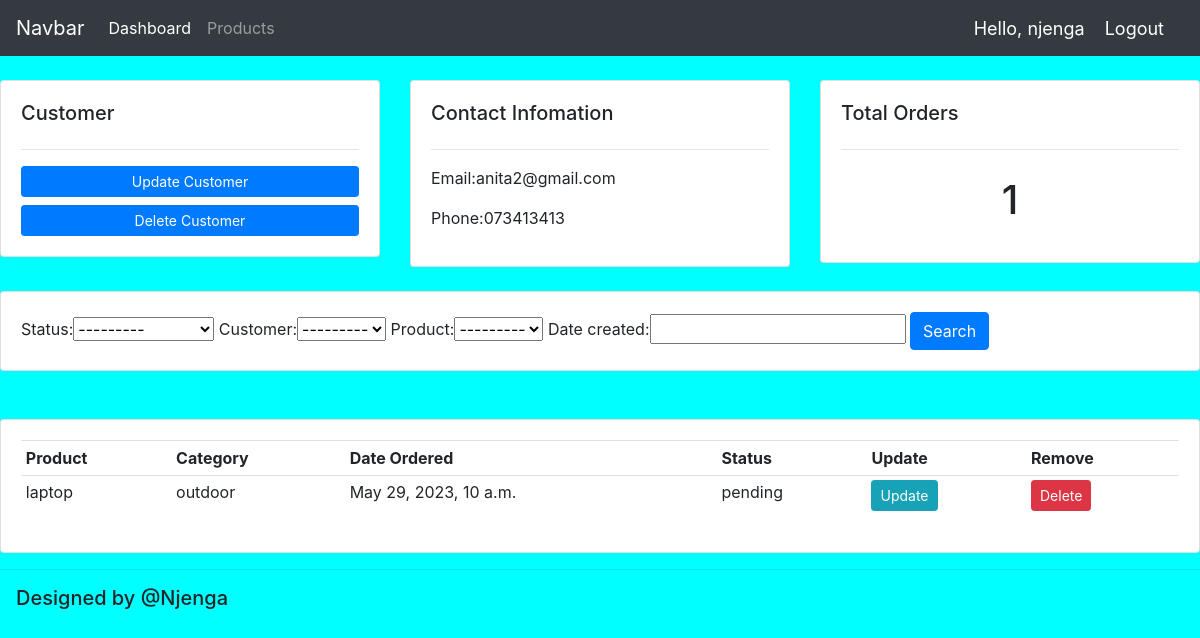
The page /customer/3/ (signed in) on the database its author committed.
### accounts/models.py (models this page shows, shortened)
class Customer(models.Model):
    name = models.CharField(max_length=200, null=True)
    phone = models.CharField(max_length=200, null=True)
    email = models.CharField(max_length=200, null=True)
    date_created = models.DateTimeField(auto_now_add=True)
    def __str__(self):
        return self.name

class Order(models.Model):
    STATUS = (
        ('pending', 'Pending'),
        ('out_for_delivery', 'Out for Delivery'),
        ('delivered', 'Delivered'),
    )
    status = models.CharField(max_length=200, null=True, choices=STATUS)
    customer = models.ForeignKey(Customer, on_delete=models.SET_NULL, null=True)
    product = models.ForeignKey(Product, on_delete=models.SET_NULL, null=True)
    date_created = models.DateTimeField(auto_now_add=True)

class Product(models.Model):
    CATEGORY = (
        ('indoor', 'Indoor'),
        ('outdoor', 'Outdoor'),
    )
    name = models.CharField(max_length=200, null=True)
    price = models.CharField(max_length=200, null=True)
    category = models.CharField(max_length=200, null=True, choices=CATEGORY)
    date_created = models.DateTimeField(auto_now_add=True)
    tags = models.ManyToManyField(Tag)
    def __str__(self):
        return self.name

### accounts/views.py (the view)
# urls.py: path('customer/<str:pk>/', views.customer, name='customer'),
@login_required(login_url='login')
def customer(request, pk):
    customer = Customer.objects.get(id=pk)
    orders = customer.order_set.all()
    order_count = orders.count()
    myfilter = OrderFilter()
    context = {
        'customer': customer,
        'orders': orders,
        'order_count': order_count,
        'myfilter': myfilter
    }
    return render(request, 'accounts/customer.html', context)

### accounts/templates/accounts/customer.html
{% extends 'accounts/main.html' %}
   {%block content%}
    <br>
    <div class="row">
        <div class="col">
            <div class="card card-body">
                <h5>Customer</h5>
                <hr>
                <a class="btn btn-primary btn-sm btn-block" href="">Update Customer</a>
                <a class="btn btn-primary btn-sm btn-block" href="">Delete Customer</a>
            </div>
        </div>
        <div class="col">
            <div class="card card-body">
                <h5>Contact Infomation</h5>
                <hr>
                <p>Email:{{customer.email}}</p>
                <p>Phone:{{customer.phone}}</p>
            </div>
        </div>
        <div class="col">
            <div class="card card-body">
                <h5>Total Orders</h5>
                <hr>
                <h1 style="text-align: center;padding: 10px;">{{order_count}}</h1>
            </div>
        </div>
        <br>
    </div>
<br>
    <div class="row">
        <div class="col">
            <div class="card card-body">
                <form action="" method="get">
                    {{myfilter.form}}
                    <button class="btn btn-primary" type="submit">Search</button>
                </form>
            </div>
        </div>
    </div>
    <br>
    <br>
    <div class="row">
        <div class="col">
            <div class="card card-body">
                <table class="table table-sm">
                    <tr>
                        <th>Product</th>
                        <th>Category</th>
                        <th>Date Ordered</th>
                        <th>Status</th>
                        <th>Update</th>
                        <th>Remove</th>
                    </tr>
                    {% for order in orders %}
                    <tr>
                        <td>{{ order.product}}</td>
                        <td>{{ order.product.category}}</td>
                        <td>{{ order.date_created }}</td>
                        <td>{{ order.status}}</td>
                        <td><a class="btn btn-sm btn-info" href="{% url 'update_order' order.id %}">Update</a></td>
                        <td><a class="btn btn-sm btn-danger" href="{% url 'delete_order' order.id %}">Delete</a></td>
                    </tr>
                    {% endfor %}
                </table>
            </div>
        </div>
    </div>
    {% endblock%}

### accounts/templates/accounts/navbar.html (shortened to what this page needs)
{%load static %}
<nav class="navbar navbar-expand-lg navbar-dark bg-dark">
    <a class="navbar-brand" href="#">Navbar</a>
    <div class="collapse navbar-collapse" id="navbarNav">
      <ul class="navbar-nav">
        {% if request.user.is_staff %}
        <li class="nav-item active">
          <a class="nav-link" href="{% url 'home' %}">Dashboard</a>
        </li>
        <li class="nav-item">
          <a class="nav-link" href="{% url 'products' %}">Products</a>
        </li>
        {% endif %}
      </ul>
    </div>
    <span class="hello">Hello, {{request.user}}</span>
    <span ><a   class="hello" href="{% url 'logout' %}">Logout</a></span>
  </nav>

### static/css/main.css (style rules this page uses)
body { background-color: aqua; }

### accounts/templates/accounts/navbar.html (style rules this page uses)
.hello { font-size: 18px; color:#fff; margin-right: 20px; }

### rows shown on the page
Customer: email "anita2@gmail.com", phone "073413413"
Order: product "laptop", product.category "outdoor", date_created "May 29, 2023, 10 a.m.", status "pending"

### other values the page prints
{{ request.user }} "njenga"
{{ order_count }} "1"
